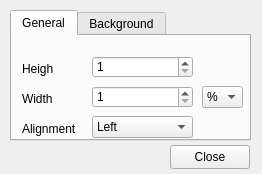
<?xml version="1.0" encoding="UTF-8"?>
<ui version="4.0">
 <class>ConfigPanelDialog</class>
 <widget class="QDialog" name="ConfigPanelDialog">
  <property name="geometry">
   <rect>
    <x>0</x>
    <y>0</y>
    <width>262</width>
    <height>174</height>
   </rect>
  </property>
  <property name="minimumSize">
   <size>
    <width>262</width>
    <height>174</height>
   </size>
  </property>
  <property name="maximumSize">
   <size>
    <width>262</width>
    <height>174</height>
   </size>
  </property>
  <property name="windowTitle">
   <string>Configure panel</string>
  </property>
  <widget class="QTabWidget" name="tabWidget">
   <property name="geometry">
    <rect>
     <x>10</x>
     <y>10</y>
     <width>241</width>
     <height>131</height>
    </rect>
   </property>
   <property name="currentIndex">
    <number>0</number>
   </property>
   <widget class="QWidget" name="tab_General">
    <attribute name="title">
     <string>General</string>
    </attribute>
    <widget class="QSpinBox" name="spinBox_height">
     <property name="geometry">
      <rect>
       <x>80</x>
       <y>20</y>
       <width>101</width>
       <height>22</height>
      </rect>
     </property>
     <property name="minimum">
      <number>1</number>
     </property>
     <property name="maximum">
      <number>250</number>
     </property>
    </widget>
    <widget class="QLabel" name="label_2">
     <property name="geometry">
      <rect>
       <x>10</x>
       <y>55</y>
       <width>31</width>
       <height>16</height>
      </rect>
     </property>
     <property name="text">
      <string>Width:</string>
     </property>
    </widget>
    <widget class="QLabel" name="label_3">
     <property name="geometry">
      <rect>
       <x>10</x>
       <y>85</y>
       <width>61</width>
       <height>16</height>
      </rect>
     </property>
     <property name="text">
      <string>Alignment</string>
     </property>
    </widget>
    <widget class="QComboBox" name="comboBox_widthType">
     <property name="geometry">
      <rect>
       <x>190</x>
       <y>50</y>
       <width>41</width>
       <height>22</height>
      </rect>
     </property>
     <item>
      <property name="text">
       <string>%</string>
      </property>
     </item>
     <item>
      <property name="text">
       <string>px</string>
      </property>
     </item>
    </widget>
    <widget class="QSpinBox" name="spinBox_width">
     <property name="geometry">
      <rect>
       <x>80</x>
       <y>50</y>
       <width>101</width>
       <height>22</height>
      </rect>
     </property>
     <property name="minimum">
      <number>1</number>
     </property>
     <property name="maximum">
      <number>250</number>
     </property>
    </widget>
    <widget class="QLabel" name="label">
     <property name="geometry">
      <rect>
       <x>10</x>
       <y>25</y>
       <width>31</width>
       <height>16</height>
      </rect>
     </property>
     <property name="text">
      <string>Height:</string>
     </property>
    </widget>
    <widget class="QComboBox" name="comboBox_alignment">
     <property name="geometry">
      <rect>
       <x>80</x>
       <y>80</y>
       <width>101</width>
       <height>22</height>
      </rect>
     </property>
     <item>
      <property name="text">
       <string>Left</string>
      </property>
     </item>
     <item>
      <property name="text">
       <string>Right</string>
      </property>
     </item>
     <item>
      <property name="text">
       <string>Center</string>
      </property>
     </item>
    </widget>
   </widget>
   <widget class="QWidget" name="tab_Background">
    <attribute name="title">
     <string>Background</string>
    </attribute>
    <widget class="QRadioButton" name="radioButton_system">
     <property name="geometry">
      <rect>
       <x>20</x>
       <y>20</y>
       <width>71</width>
       <height>17</height>
      </rect>
     </property>
     <property name="text">
      <string>System</string>
     </property>
     <property name="checked">
      <bool>true</bool>
     </property>
    </widget>
    <widget class="QRadioButton" name="radioButton_image">
     <property name="geometry">
      <rect>
       <x>20</x>
       <y>80</y>
       <width>71</width>
       <height>17</height>
      </rect>
     </property>
     <property name="text">
      <string>Image</string>
     </property>
    </widget>
    <widget class="QRadioButton" name="radioButton_color">
     <property name="geometry">
      <rect>
       <x>20</x>
       <y>50</y>
       <width>61</width>
       <height>17</height>
      </rect>
     </property>
     <property name="text">
      <string>Color</string>
     </property>
    </widget>
    <widget class="QSlider" name="horizontalSlider_transperent">
     <property name="enabled">
      <bool>false</bool>
     </property>
     <property name="geometry">
      <rect>
       <x>180</x>
       <y>10</y>
       <width>51</width>
       <height>21</height>
      </rect>
     </property>
     <property name="toolTip">
      <string>Transperent</string>
     </property>
     <property name="orientation">
      <enum>Qt::Horizontal</enum>
     </property>
    </widget>
    <widget class="QPushButton" name="pushButton_image">
     <property name="enabled">
      <bool>false</bool>
     </property>
     <property name="geometry">
      <rect>
       <x>90</x>
       <y>78</y>
       <width>131</width>
       <height>21</height>
      </rect>
     </property>
     <property name="text">
      <string>None </string>
     </property>
    </widget>
    <widget class="QPushButton" name="pushButton_color">
     <property name="enabled">
      <bool>false</bool>
     </property>
     <property name="geometry">
      <rect>
       <x>90</x>
       <y>48</y>
       <width>131</width>
       <height>21</height>
      </rect>
     </property>
     <property name="text">
      <string/>
     </property>
    </widget>
   </widget>
  </widget>
  <widget class="QPushButton" name="closeButton">
   <property name="geometry">
    <rect>
     <x>170</x>
     <y>145</y>
     <width>80</width>
     <height>24</height>
    </rect>
   </property>
   <property name="text">
    <string>Close</string>
   </property>
  </widget>
 </widget>
 <resources/>
 <connections/>
</ui>
